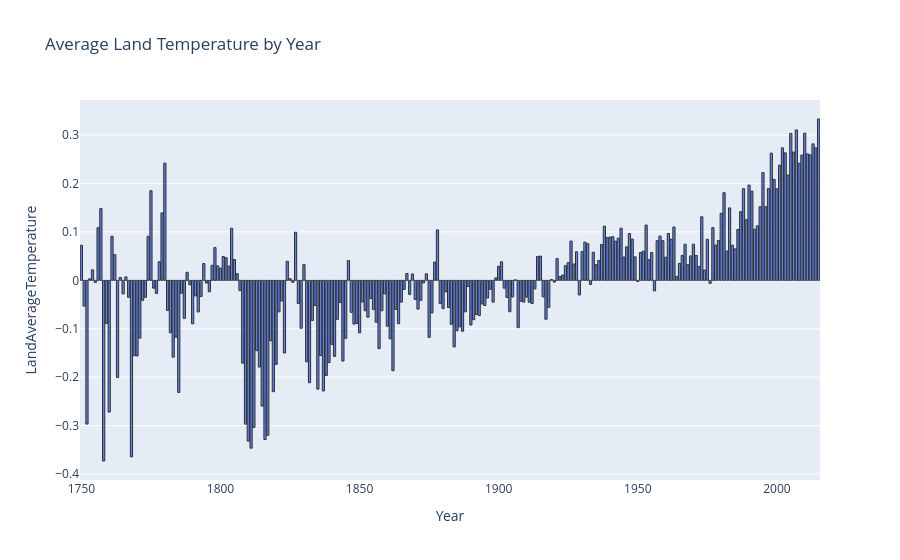

This figure's notebook cell:
### Markdown cell above
# Adjust y-axis range

### Code cell
fig.update_layout(yaxis_range=[0, data['LandAverageTemperature']])
fig.show()

### Figure 1 — Plotly figure (JSON) as saved in the notebook; plotly's stock layout.template omitted (floating-point values rounded to 4 significant figures; data arrays with more than 128 entries replaced by an {"elided": "..."} marker saying what was removed)
{"data": [{"hovertemplate": "Year=%{x}<br>LandAverageTemperature=%{y}<extra></extra>", "legendgroup": "", "marker": {"color": "royalblue", "line": {"color": "black", "width": 1}, "pattern": {"shape": ""}}, "name": "", "opacity": 0.8, "orientation": "v", "showlegend": false, "textposition": "auto", "type": "bar", "x": {"elided": "266 int values"}, "xaxis": "x", "y": {"elided": "266 float values"}, "yaxis": "y"}], "layout": {"barmode": "relative", "legend": {"tracegroupgap": 0}, "title": {"text": "Average Land Temperature by Year"}, "xaxis": {"anchor": "y", "domain": [0, 1], "title": {"text": "Year"}}, "yaxis": {"anchor": "x", "domain": [0, 1], "range": [0, {"elided": "3192 float values"}], "title": {"text": "LandAverageTemperature"}}}}
